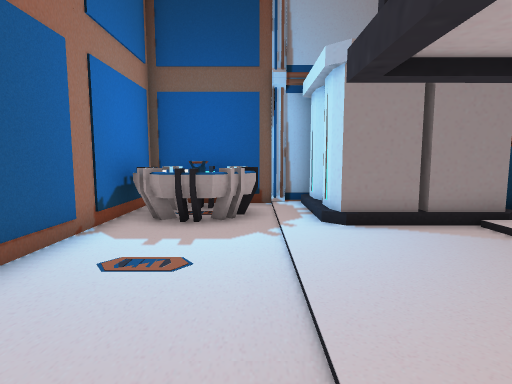
View 1 (above)

16 first-person views from a walk through a Unity game level. The camera is 1.4 m above the floor, tilts 6° down and sees 80° across. Doors are open. The floor is counted in squares, 1 m on a side. Each view is taken from the middle of a square. On the plan, view 1 faces up. The plan holds only what a view shows up to about 14 squares ahead; the rest is blank. The place goes on beyond the plan. The player is left out.

View 2
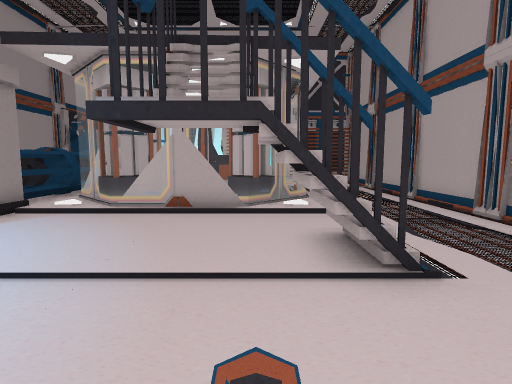

View 3
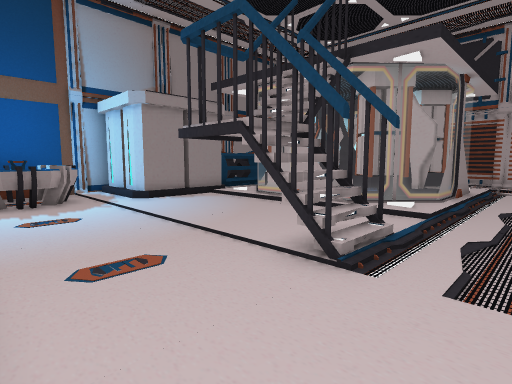

View 4
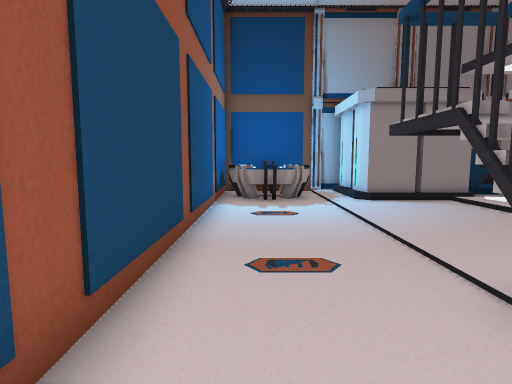

View 5
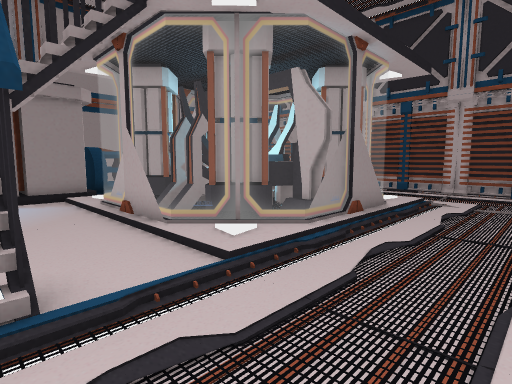

View 6
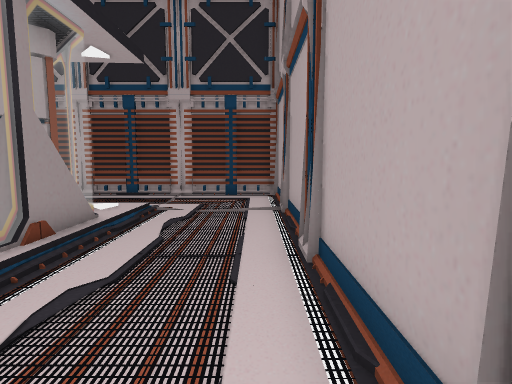

View 7
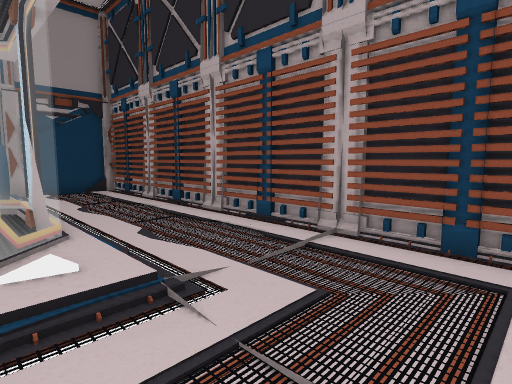

View 8
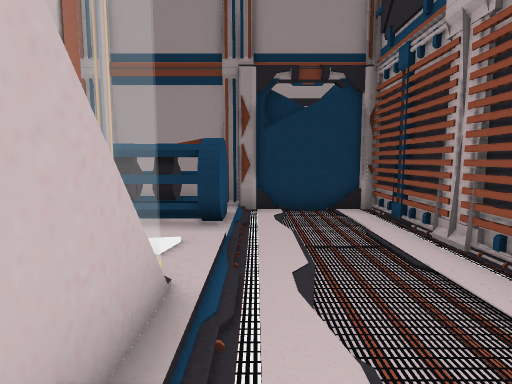

View 9
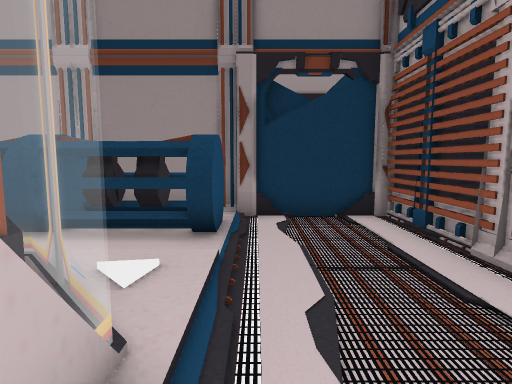

View 10
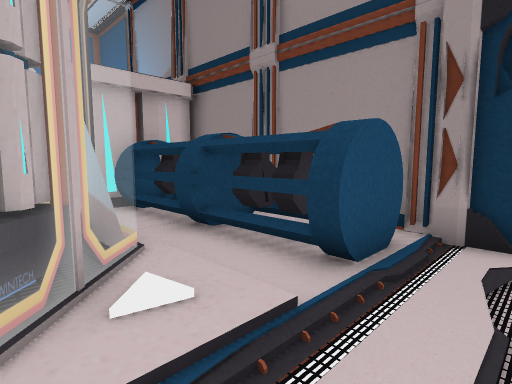

View 11
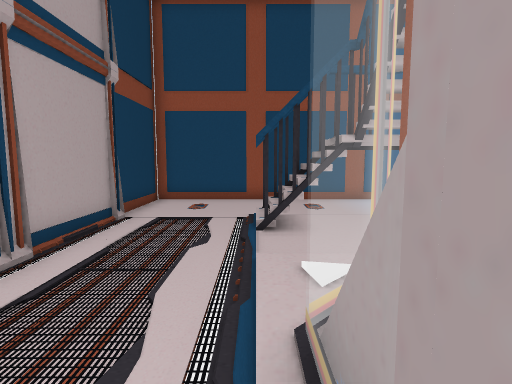

View 12
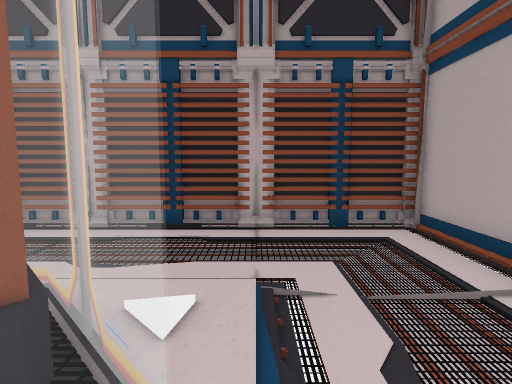

View 13
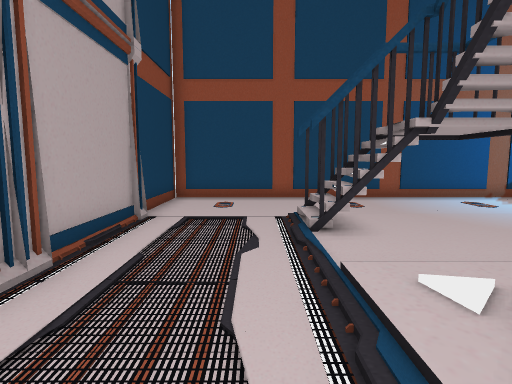

View 14
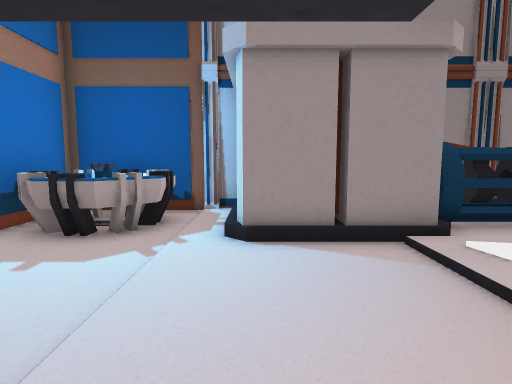

View 15
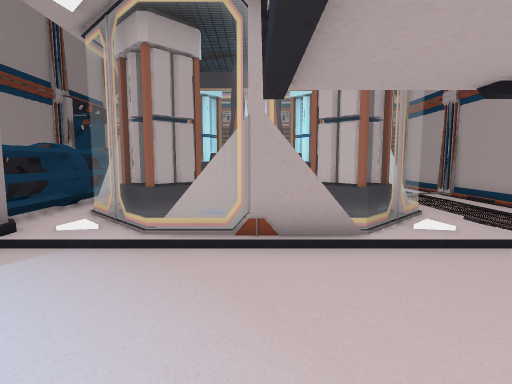

View 16
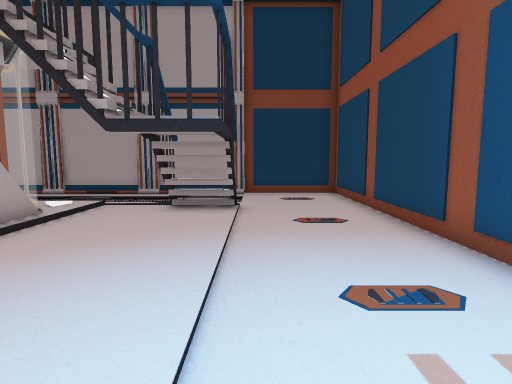

### Floor plan
Key: @ floor where view 1 was taken; # wall or solid block; . main floor; : floor 0.25 m higher than the main floor; / step, stairs or slope; = window, fence, low wall or low ledge; ^ raised ledge; P projector; B battery; T thing the floor can be seen under or through; O other object.
Columns run from 4 left of view 1 to 17 right of it. Each row starts with its distance up from view 1.
 10  ######      ####OOO##
  9  PPP..    BOOOOOO....#
  8  PPPP.    BOOOOOO....#
  7 #.PP..    BOOOOOO...##
  6 #........////////...##
  5 #........:==#===:....#
  4 #........=##  ##=....#
  3 #........=##^ ##=...##
  2 #........#######=...##
  1 #........=##^^##=....#
  0 #...@TT..=##^^##=....#
 -1 #....TT..:===#==:...##
 -2 #....TT..////////...##
 -3 #....................#
 -4 #....................#
 -5 #...................##
 -6 ######################

Positions as (right, up) in squares from view 1, and headings:
1: (0, 0), facing up
2: (-3, 0), facing right
3: (-3, -4), facing up-right
4: (-2, -4), facing up
5: (2, -5), facing up-right
6: (4, -5), facing right
7: (11, -5), facing up-right
8: (13, 1), facing up
9: (13, 2), facing up
10: (14, 4), facing up-left
11: (9, -2), facing left
12: (9, -2), facing right
13: (8, -3), facing left
14: (2, 1), facing up
15: (0, 2), facing right
16: (0, 7), facing down
